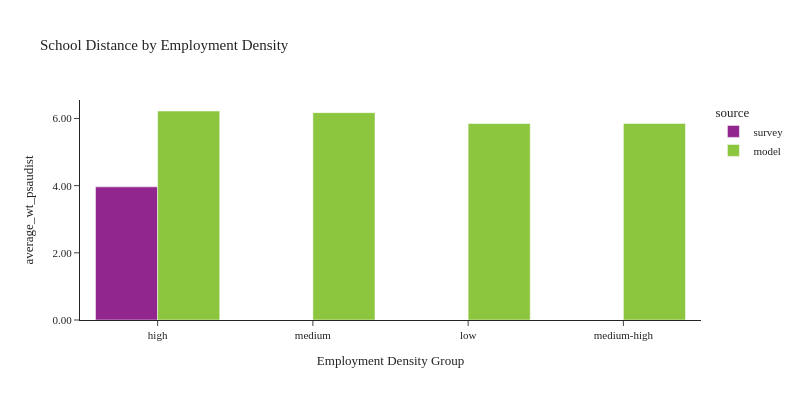

The notebook cell this image was saved under:
### Code cell
plot_school_location(df_students, 'emp_density_group', 'Employment Density', 'Employment Density Group')

### Figure 1 — Plotly figure (JSON) as saved in the notebook; plotly's stock layout.template omitted (floating-point values rounded to 4 significant figures)
{"data": [{"alignmentgroup": "True", "customdata": [[897]], "hovertemplate": "source=survey<br>emp_density_group=%{x}<br>average_wt_psaudist=%{y}<br>sample count=%{customdata[0]}<extra></extra>", "legendgroup": "survey", "marker": {"color": "#91268F", "pattern": {"shape": ""}}, "name": "survey", "offsetgroup": "survey", "orientation": "v", "showlegend": true, "textposition": "auto", "type": "bar", "x": ["high"], "xaxis": "x", "y": [3.964], "yaxis": "y"}, {"alignmentgroup": "True", "customdata": [[418329], [190203], [181156], [183429]], "hovertemplate": "source=model<br>emp_density_group=%{x}<br>average_wt_psaudist=%{y}<br>sample count=%{customdata[0]}<extra></extra>", "legendgroup": "model", "marker": {"color": "#8CC63E", "pattern": {"shape": ""}}, "name": "model", "offsetgroup": "model", "orientation": "v", "showlegend": true, "textposition": "auto", "type": "bar", "x": ["high", "medium", "low", "medium-high"], "xaxis": "x", "y": [6.223, 6.174, 5.849, 5.851], "yaxis": "y"}], "layout": {"barmode": "group", "font": {"size": 11}, "height": 400, "legend": {"title": {"text": "source"}, "tracegroupgap": 0}, "title": {"text": "School Distance by Employment Density"}, "width": 800, "xaxis": {"anchor": "y", "domain": [0.0, 1.0], "title": {"text": "Employment Density Group"}}, "yaxis": {"anchor": "x", "domain": [0.0, 1.0], "tickformat": ".2f", "title": {"text": "average_wt_psaudist"}}}}
